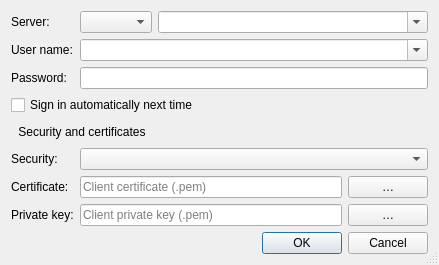
<?xml version="1.0" encoding="UTF-8"?>
<ui version="4.0">
 <class>LoginDialog</class>
 <widget class="QDialog" name="LoginDialog">
  <property name="geometry">
   <rect>
    <x>0</x>
    <y>0</y>
    <width>349</width>
    <height>146</height>
   </rect>
  </property>
  <property name="sizePolicy">
   <sizepolicy hsizetype="MinimumExpanding" vsizetype="MinimumExpanding">
    <horstretch>0</horstretch>
    <verstretch>0</verstretch>
   </sizepolicy>
  </property>
  <property name="windowTitle">
   <string>Login</string>
  </property>
  <property name="sizeGripEnabled">
   <bool>true</bool>
  </property>
  <property name="modal">
   <bool>true</bool>
  </property>
  <layout class="QVBoxLayout" name="verticalLayout">
   <item>
    <layout class="QFormLayout" name="formLayout">
     <item row="1" column="0">
      <widget class="QLabel" name="userNameLabel">
       <property name="text">
        <string>User name:</string>
       </property>
      </widget>
     </item>
     <item row="1" column="1">
      <widget class="QComboBox" name="userNameComboBox">
       <property name="editable">
        <bool>true</bool>
       </property>
       <property name="minimumContentsLength">
        <number>30</number>
       </property>
      </widget>
     </item>
     <item row="2" column="0">
      <widget class="QLabel" name="passwordLabel">
       <property name="text">
        <string>Password:</string>
       </property>
      </widget>
     </item>
     <item row="2" column="1">
      <widget class="QLineEdit" name="passwordLineEdit">
       <property name="echoMode">
        <enum>QLineEdit::Password</enum>
       </property>
      </widget>
     </item>
     <item row="3" column="0" colspan="2">
      <widget class="QCheckBox" name="autoLoginCheckBox">
       <property name="text">
        <string>Sign in automatically next time</string>
       </property>
      </widget>
     </item>
     <item row="4" column="0" colspan="2">
      <widget class="QToolButton" name="securityToggleButton">
       <property name="text">
        <string>Security and certificates</string>
       </property>
       <property name="checkable">
        <bool>true</bool>
       </property>
       <property name="autoRaise">
        <bool>true</bool>
       </property>
       <property name="toolButtonStyle">
        <enum>Qt::ToolButtonTextBesideIcon</enum>
       </property>
      </widget>
     </item>
     <item row="5" column="0">
      <widget class="QLabel" name="securityLabel">
       <property name="text">
        <string>Security:</string>
       </property>
      </widget>
     </item>
     <item row="5" column="1">
      <widget class="QComboBox" name="securityModeComboBox"/>
     </item>
     <item row="6" column="0">
      <widget class="QLabel" name="certificateLabel">
       <property name="text">
        <string>Certificate:</string>
       </property>
      </widget>
     </item>
     <item row="6" column="1">
      <widget class="QWidget" name="certificateWidget" native="true">
       <layout class="QHBoxLayout" name="certificateLayout">
        <property name="leftMargin">
         <number>0</number>
        </property>
        <property name="topMargin">
         <number>0</number>
        </property>
        <property name="rightMargin">
         <number>0</number>
        </property>
        <property name="bottomMargin">
         <number>0</number>
        </property>
        <item>
         <widget class="QLineEdit" name="certificateLineEdit">
          <property name="placeholderText">
           <string>Client certificate (.pem)</string>
          </property>
         </widget>
        </item>
        <item>
         <widget class="QPushButton" name="certificateBrowseButton">
          <property name="text">
           <string>…</string>
          </property>
          <property name="maximumWidth">
           <number>32</number>
          </property>
         </widget>
        </item>
       </layout>
      </widget>
     </item>
     <item row="7" column="0">
      <widget class="QLabel" name="privateKeyLabel">
       <property name="text">
        <string>Private key:</string>
       </property>
      </widget>
     </item>
     <item row="7" column="1">
      <widget class="QWidget" name="privateKeyWidget" native="true">
       <layout class="QHBoxLayout" name="privateKeyLayout">
        <property name="leftMargin">
         <number>0</number>
        </property>
        <property name="topMargin">
         <number>0</number>
        </property>
        <property name="rightMargin">
         <number>0</number>
        </property>
        <property name="bottomMargin">
         <number>0</number>
        </property>
        <item>
         <widget class="QLineEdit" name="privateKeyLineEdit">
          <property name="placeholderText">
           <string>Client private key (.pem)</string>
          </property>
         </widget>
        </item>
        <item>
         <widget class="QPushButton" name="privateKeyBrowseButton">
          <property name="text">
           <string>…</string>
          </property>
          <property name="maximumWidth">
           <number>32</number>
          </property>
         </widget>
        </item>
       </layout>
      </widget>
     </item>
     <item row="0" column="0">
      <widget class="QLabel" name="serverLabel">
       <property name="text">
        <string>Server:</string>
       </property>
      </widget>
     </item>
     <item row="0" column="1">
      <widget class="QWidget" name="widget" native="true">
       <layout class="QHBoxLayout" name="horizontalLayout">
        <property name="leftMargin">
         <number>0</number>
        </property>
        <property name="topMargin">
         <number>0</number>
        </property>
        <property name="rightMargin">
         <number>0</number>
        </property>
        <property name="bottomMargin">
         <number>0</number>
        </property>
        <item>
         <widget class="QComboBox" name="serverTypeComboBox"/>
        </item>
        <item>
         <widget class="QComboBox" name="serverComboBox">
          <property name="editable">
           <bool>true</bool>
          </property>
          <property name="minimumContentsLength">
           <number>30</number>
          </property>
         </widget>
        </item>
       </layout>
      </widget>
     </item>
    </layout>
   </item>
   <item>
    <widget class="QDialogButtonBox" name="buttonBox">
     <property name="orientation">
      <enum>Qt::Horizontal</enum>
     </property>
     <property name="standardButtons">
      <set>QDialogButtonBox::Cancel|QDialogButtonBox::Ok</set>
     </property>
    </widget>
   </item>
  </layout>
 </widget>
 <resources/>
 <connections>
  <connection>
   <sender>buttonBox</sender>
   <signal>accepted()</signal>
   <receiver>LoginDialog</receiver>
   <slot>accept()</slot>
   <hints>
    <hint type="sourcelabel">
     <x>248</x>
     <y>254</y>
    </hint>
    <hint type="destinationlabel">
     <x>157</x>
     <y>274</y>
    </hint>
   </hints>
  </connection>
  <connection>
   <sender>buttonBox</sender>
   <signal>rejected()</signal>
   <receiver>LoginDialog</receiver>
   <slot>reject()</slot>
   <hints>
    <hint type="sourcelabel">
     <x>316</x>
     <y>260</y>
    </hint>
    <hint type="destinationlabel">
     <x>286</x>
     <y>274</y>
    </hint>
   </hints>
  </connection>
 </connections>
</ui>
